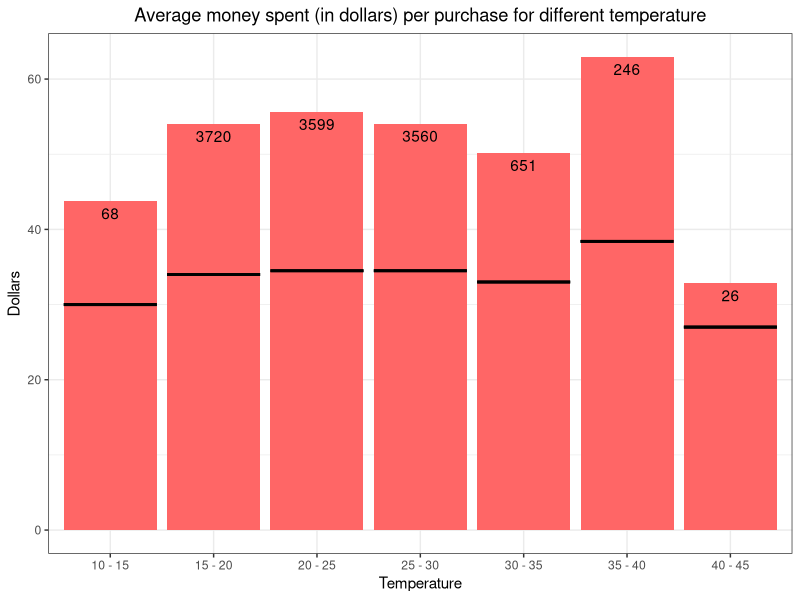
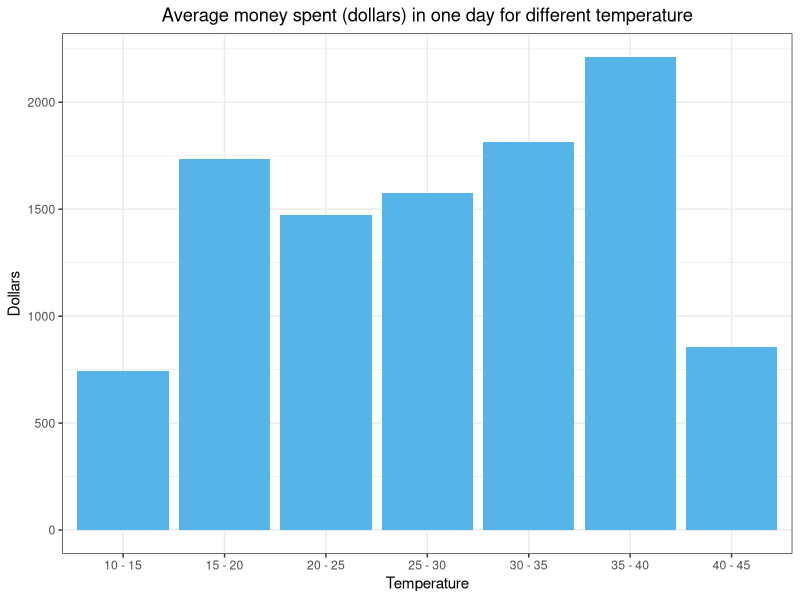
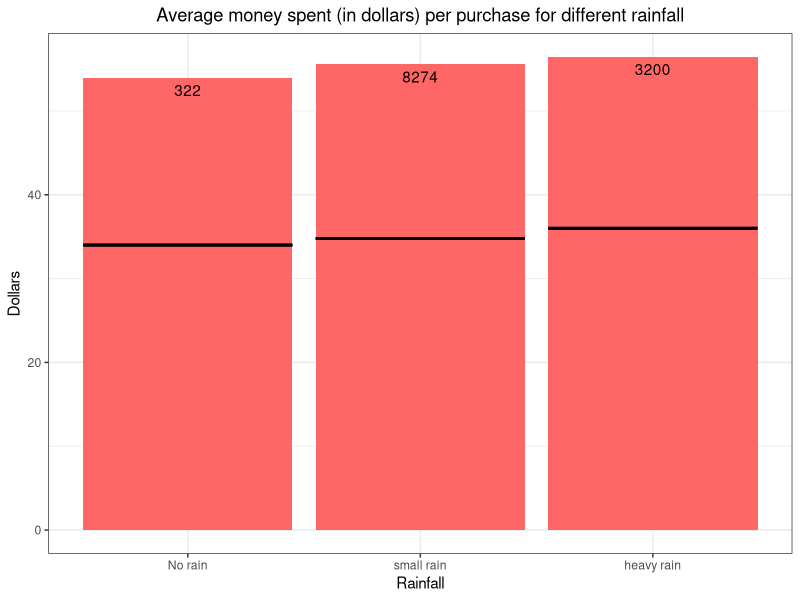
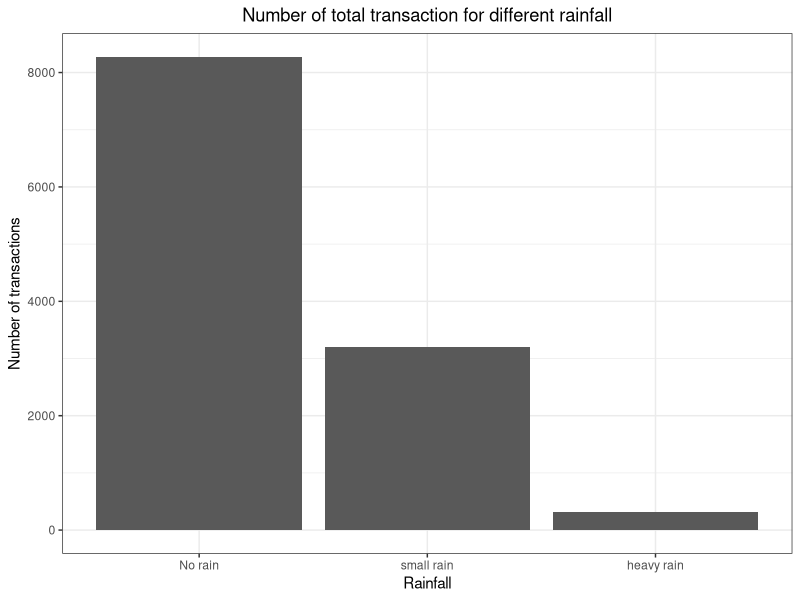
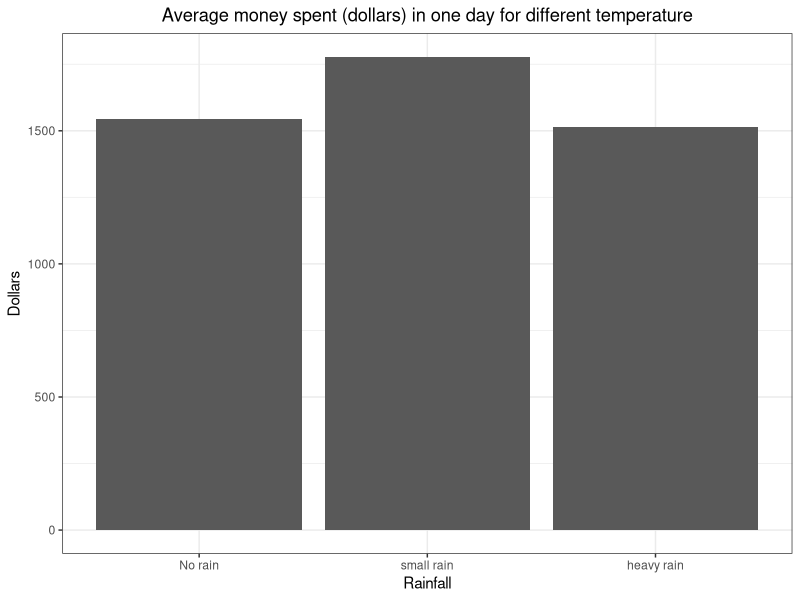

Generate these figures, in order, with R:
## ---- chunk 1

# LOAD DATA
library(ggplot2)
library(tidyr)
library(xtable)
library(knitr)
data = read.csv("data/ProcessedData.csv")


# Quick look at top 6 rows of data
head(data)

## Size of data
dim(data)

## R's classification of data
class(data)
## R's classification of variables
str(data)
#sapply(mtcars, class)
## ---- chunk 2
#The temperature is a quantitative variable. We start by changing it to a qualitative one using ranges that cover 5 degrees Celcius
temp = data$Maximum.temperature..Degree.C.
data$tempGroups = cut(temp, c(10,15,20,25,30,35,40,45))

#Take a look at overall data before looking at the graphs
heatData = data %>% drop_na(Maximum.temperature..Degree.C.)

dataFrame <- data.frame(Rows = c(nrow(data)-nrow(heatData)),
                        Max = c(max(temp)),
                        Min = c(min(temp)),
                        Mean = c(mean(temp)),
                        Median = c(median(temp)))

kable(dataFrame, caption = "Fuck yeah", col.names = c("Missing rows", "Max heat", "Min heat", "Mean maximum heat", "Median of maximum heat"))

#Transaction sizes for each temperature range
meanPerPerson = aggregate(data$Total ~ data$tempGroups, data, mean)
medPerPerson = aggregate(data$Total ~ data$tempGroups, data, median)
transactions = merge(x = meanPerPerson, y = medPerPerson, by='data$tempGroups')
names(transactions) = c('Temperature', 'Mean_total', 'Median_total')

Fre <- as.data.frame(table(data$tempGroups))
colnames(Fre)[1] <- "tempGroups" 
Fre$lab <- as.character(Fre$Freq)
Fre

#Barplot for average money spent with median lines
ggplot(transactions, aes(Temperature, Mean_total), label = Fre$Freq) + geom_bar(stat="identity", position = "dodge", fill = "#FF6666") + ggtitle("Average money spent (in dollars) per purchase for different temperature") + ylab("Dollars") + theme_bw() + theme(plot.title = element_text(hjust = 0.5)) + geom_errorbar(data=transactions, aes(Temperature, ymax = Median_total, ymin = Median_total), size=1, linetype = "solid", inherit.aes = F, width = 0.9) + geom_text(aes(label = Fre$Freq), position = position_dodge(width = 0.9), vjust = 1.5) + scale_x_discrete(labels = c('10 - 15','15 - 20','20 - 25', '25 - 30', '30 - 35', '35 - 40', '40 - 45'))

 #Barplot showing only median
 #ggplot(transactions, aes(Temperature, Median_total)) + geom_bar(stat="identity", position = "dodge", fill = "#56B4E9") + ggtitle("Median how much each person spends (in dollars) for different temperature") + ylab("Median") + theme_bw() + theme(plot.title = element_text(hjust = 0.5))
 
 #ggplot(data, aes(Maximum.temperature..Degree.C., median(Total)), group = 1) + geom_boxplot() + coord_flip()

 #Number of transactions per temperature range
 #barplot(table(data$tempGroups))

## ---- chunk 3
 
 #Total money spent for each temperature range
 totalPerDay = aggregate(data$Total ~ data$tempGroups, data, sum)
 nrOfDaysPerTemp = aggregate(data$Date ~ data$tempGroups, data, function(x) length(unique(x)))
 totals = merge(x = totalPerDay, y = nrOfDaysPerTemp, by='data$tempGroups')
 names(totals) = c('Temperature', 'Total', 'NrOfDays')
 totals['meanPerDay'] = round(totals$Total / totals$NrOfDays, 1)
 
 ggplot(totals, aes(Temperature, meanPerDay)) + geom_bar(stat="identity", position = "dodge") + geom_bar(stat="identity", position = "dodge", fill = "#56B4E9") + ggtitle("Average money spent (dollars) in one day for different temperature") + ylab("Dollars") + theme_bw() + theme(plot.title = element_text(hjust = 0.5)) + scale_x_discrete(labels = c('10 - 15','15 - 20','20 - 25', '25 - 30', '30 - 35', '35 - 40', '40 - 45'))
 
## ---- chunk 4
rainData = data %>% drop_na(Rainfall.amount..millimetres.)
rain = rainData$Rainfall.amount..millimetres.

dataFrame <- data.frame(Rows = c(nrow(data)-nrow(rainData)),
                        Max = c(max(rain)),
                        Min = c(min(rain)),
                        Mean = c(mean(rain)),
                        Median = c(median(rain)))

kable(dataFrame, caption = "Fuck yeah", col.names = c("Missing rows", "Max rainfall", "Min rainfall", "Mean rainfall", "Median of rainfall"))

## ---- chunk 5
#We start by changing the rainfall from a quantitative variable to a qualitative one
rainData$rainGroups = cut(rain, c(0,0.1,15,70), include.lowest = TRUE)

#Transaction sizes for each temperature range
meanPerPerson = aggregate(rainData$Total ~ rainData$rainGroups, rainData, mean)
medPerPerson = aggregate(rainData$Total ~ rainData$rainGroups, data, median)
transactions = merge(x = meanPerPerson, y = medPerPerson, by='rainData$rainGroups')
names(transactions) = c('Rainfall', 'Mean_total', 'Median_total')

FreRain <- as.data.frame(table(rainData$rainGroups))
colnames(FreRain)[1] <- "rainGroups" 


#Barplot for average money spent with median lines
ggplot(transactions, aes(Rainfall, Mean_total)) + geom_bar(stat="identity", position = "dodge", fill = "#FF6666") + ggtitle("Average money spent (in dollars) per purchase for different rainfall") + ylab("Dollars") + xlab("Rainfall") + theme_bw() + theme(plot.title = element_text(hjust = 0.5)) + geom_errorbar(data=transactions, aes(Rainfall, ymax = Median_total, ymin = Median_total), size=1, linetype = "solid", inherit.aes = F, width = 0.9) + geom_text(aes(label = FreRain$Freq), position = position_dodge(width = 0.9), vjust = 1.5) + scale_x_discrete(labels = c('No rain','small rain', 'heavy rain'))


 #Number of transactions for each rainfall range
 ggplot(rainData, aes(rainGroups)) + geom_bar() + scale_x_discrete(labels = c('No rain','small rain', 'heavy rain')) + ylab("Number of transactions") + xlab("Rainfall") + theme_bw() + ggtitle("Number of total transaction for different rainfall") + theme(plot.title = element_text(hjust = 0.5))
 
 FreRain
 
 
 #Total money spent for each temperature range
 totalPerDay = aggregate(rainData$Total ~ rainData$rainGroups, rainData, sum)
 nrOfDaysPerRain = aggregate(rainData$Date ~ rainData$rainGroups, rainData, function(x) length(unique(x)))
 totals = merge(x = totalPerDay, y = nrOfDaysPerRain, by='rainData$rainGroups')
 names(totals) = c('Rainfall', 'Total', 'NrOfDays')
 totals['meanPerDay'] = round(totals$Total / totals$NrOfDays, 1)
 
 ggplot(totals, aes(Rainfall, meanPerDay)) + geom_bar(stat="identity", position = "dodge") + scale_x_discrete(labels = c('No rain','small rain', 'heavy rain')) + ylab("Dollars") + xlab("Rainfall") + theme_bw() + ggtitle("Average money spent (dollars) in one day for different temperature") + theme(plot.title = element_text(hjust = 0.5))
